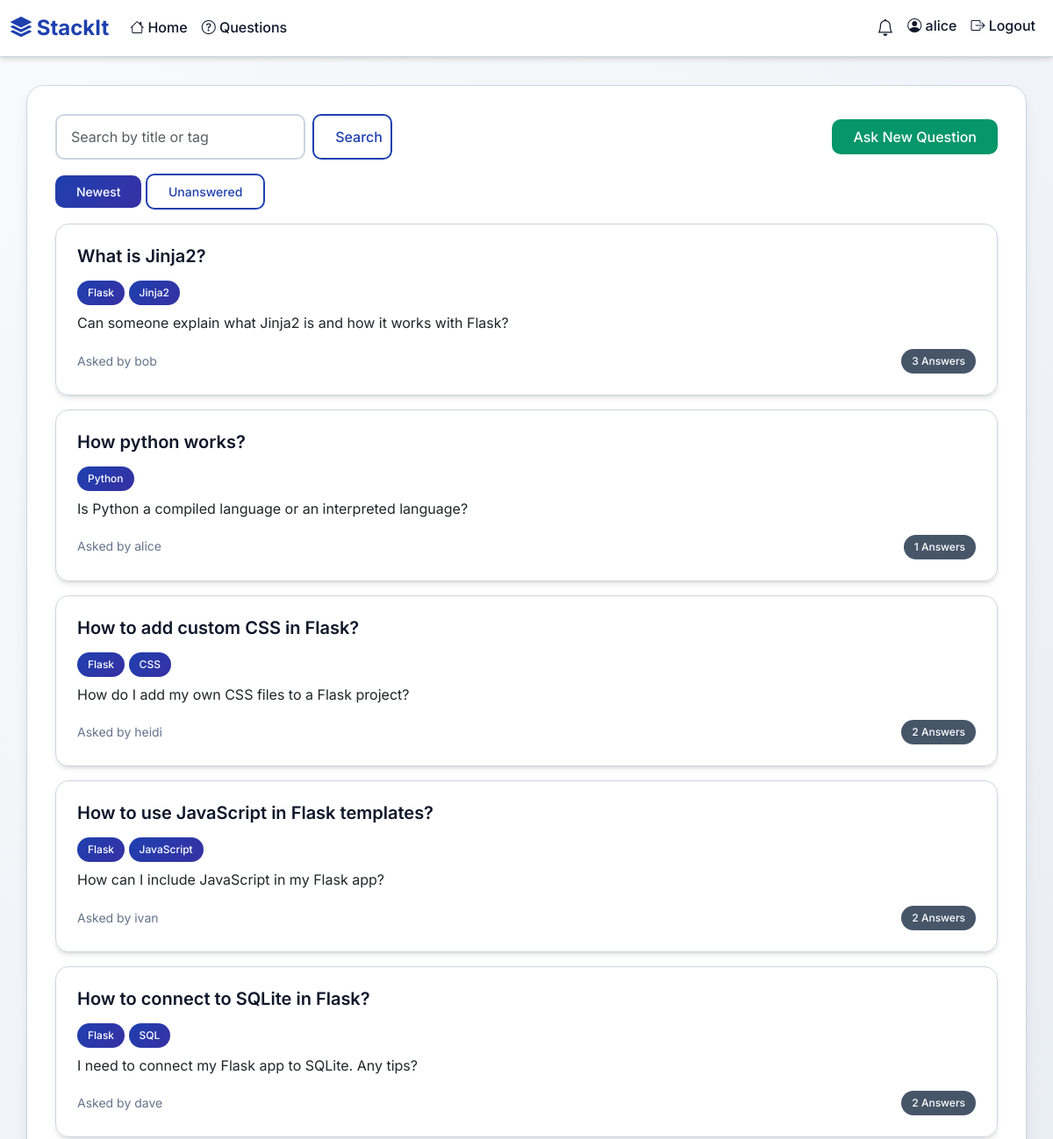
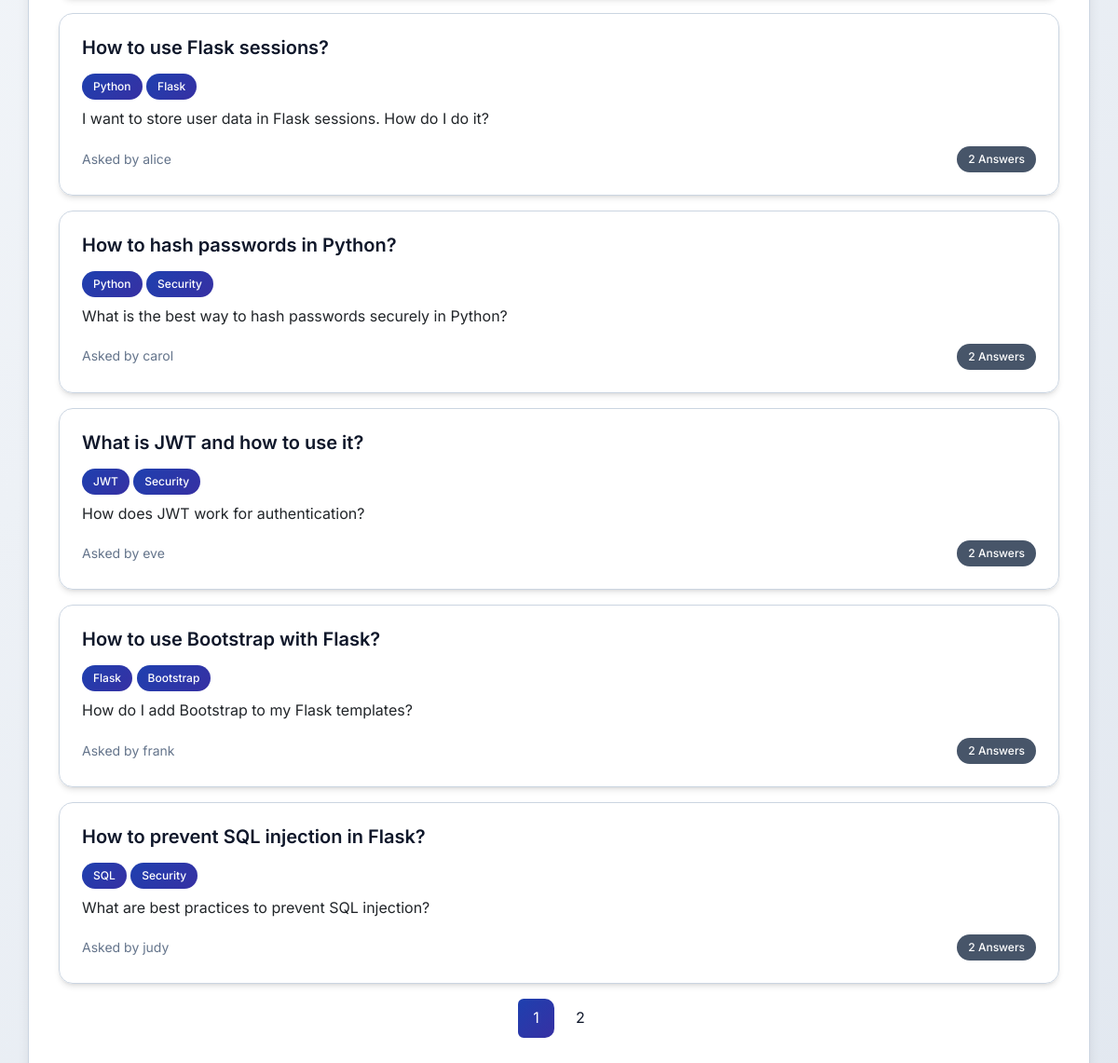
Page /questions (signed in) on the committed database (2 pictures, top to bottom).
### tables this page shows
CREATE TABLE users (
            id INTEGER PRIMARY KEY AUTOINCREMENT,
            username TEXT UNIQUE NOT NULL,
            email TEXT UNIQUE NOT NULL,
            password_hash TEXT NOT NULL,
            is_admin BOOLEAN DEFAULT 0,
            is_banned BOOLEAN DEFAULT 0,
            created_at TIMESTAMP DEFAULT CURRENT_TIMESTAMP
        , reputation INTEGER DEFAULT 0);

CREATE TABLE questions (
            id INTEGER PRIMARY KEY AUTOINCREMENT,
            title TEXT NOT NULL,
            body_html TEXT NOT NULL,
            user_id INTEGER NOT NULL,
            created_at TIMESTAMP DEFAULT CURRENT_TIMESTAMP,
            accepted_answer_id INTEGER,
            FOREIGN KEY (user_id) REFERENCES users (id)
        );

### app.py (the view)
@app.route('/questions')
def index():
    page = request.args.get('page', 1, type=int)
    per_page = 10
    offset = (page - 1) * per_page
    conn = get_db()
    filter_type = request.args.get('filter', 'newest')
    search_query = request.args.get('search', '')
    if filter_type == 'unanswered':
        base_query = '''
            SELECT q.*, u.username,
                   (SELECT COUNT(*) FROM answers WHERE question_id = q.id) as answer_count,
                   GROUP_CONCAT(t.name) as tags
            FROM questions q
            LEFT JOIN users u ON q.user_id = u.id
            LEFT JOIN question_tags qt ON q.id = qt.question_id
            LEFT JOIN tags t ON qt.tag_id = t.id
            WHERE q.id NOT IN (SELECT DISTINCT question_id FROM answers)
        '''
        if search_query:
            base_query += f" AND (q.title LIKE '%{search_query}%' OR t.name LIKE '%{search_query}%')"
    else:
        base_query = '''
            SELECT q.*, u.username,
                   (SELECT COUNT(*) FROM answers WHERE question_id = q.id) as answer_count,
                   GROUP_CONCAT(t.name) as tags
            FROM questions q
            LEFT JOIN users u ON q.user_id = u.id
            LEFT JOIN question_tags qt ON q.id = qt.question_id
            LEFT JOIN tags t ON qt.tag_id = t.id
        '''
        if search_query:
            base_query += f" WHERE (q.title LIKE '%{search_query}%' OR t.name LIKE '%{search_query}%')"
    base_query += " GROUP BY q.id"
    if filter_type == 'newest':
        base_query += " ORDER BY q.created_at DESC"
    elif filter_type == 'votes':
        base_query += " ORDER BY (SELECT COALESCE(SUM(v.value), 0) FROM votes v JOIN answers a ON v.answer_id = a.id WHERE a.question_id = q.id) DESC"
    base_query += f" LIMIT {per_page} OFFSET {offset}"
    questions = conn.execute(base_query).fetchall()
    if filter_type == 'unanswered':
        count_query = '''
            SELECT COUNT(DISTINCT q.id) as total
            FROM questions q
            LEFT JOIN question_tags qt ON q.id = qt.question_id
            LEFT JOIN tags t ON qt.tag_id = t.id
            WHERE q.id NOT IN (SELECT DISTINCT question_id FROM answers)
        '''
        if search_query:
            count_query += f" AND (q.title LIKE '%{search_query}%' OR t.name LIKE '%{search_query}%')"
    else:
        count_query = '''
            SELECT COUNT(DISTINCT q.id) as total
            FROM questions q
            LEFT JOIN question_tags qt ON q.id = qt.question_id
            LEFT JOIN tags t ON qt.tag_id = t.id
        '''
        if search_query:
            count_query += f" WHERE (q.title LIKE '%{search_query}%' OR t.name LIKE '%{search_query}%')"
    total = conn.execute(count_query).fetchone()['total']
    conn.close()
    total_pages = (total + per_page - 1) // per_page
    return render_template('index.html',
                         questions=questions,
                         page=page,
                         total_pages=total_pages,
                         filter_type=filter_type,
                         search_query=search_query)

### app.py (called while the page is built)
def get_db():
    conn = sqlite3.connect('database.db')
    conn.row_factory = sqlite3.Row
    return conn

@login_manager.user_loader
def load_user(user_id):
    conn = get_db()
    user_data = conn.execute('SELECT * FROM users WHERE id = ?', (user_id,)).fetchone()
    conn.close()
    if user_data:
        return User(user_data)
    return None

    @property
    def is_active(self):
        return not self.is_banned

### templates/index.html (shortened to what this page needs)
{% extends 'base.html' %}
{% block content %}
<div class="d-flex justify-content-between align-items-center mb-3">
  <form class="d-flex" method="get" action="{{ url_for('index') }}">
    <input class="form-control me-2" type="search" name="search" placeholder="Search by title or tag" value="{{ search_query }}">
    <button class="btn btn-outline-primary" type="submit">Search</button>
  </form>
  {% if current_user.is_authenticated %}
    <a href="{{ url_for('ask') }}" class="btn btn-success">Ask New Question</a>
  {% endif %}
</div>
<div class="mb-3">
  <a href="{{ url_for('index', filter='newest') }}" class="btn btn-sm {% if filter_type=='newest' %}btn-primary{% else %}btn-outline-primary{% endif %}">Newest</a>
  <a href="{{ url_for('index', filter='unanswered') }}" class="btn btn-sm {% if filter_type=='unanswered' %}btn-primary{% else %}btn-outline-primary{% endif %}">Unanswered</a>
</div>
{% for q in questions %}
  <div class="card mb-3">
    <div class="card-body">
      <h5 class="card-title"><a href="{{ url_for('question', question_id=q.id) }}">{{ q.title }}</a></h5>
      <div class="mb-2">
        {% if q.tags %}
          {% for tag in q.tags.split(',') %}
            <span class="badge bg-info text-dark">{{ tag }}</span>
          {% endfor %}
        {% endif %}
      </div>
      <p class="card-text">{{ q.body_html|striptags|truncate(120) }}</p>
      <div class="d-flex justify-content-between align-items-center">
        <small class="text-muted">Asked by {{ q.username }}</small>
        <span class="badge bg-secondary">{{ q.answer_count }} Answers</span>
      </div>
    </div>
  </div>
{% else %}
  <div class="alert alert-info">No questions found.</div>
{% endfor %}
<nav aria-label="Page navigation">
  <ul class="pagination justify-content-center">
    {% for p in range(1, total_pages+1) %}
      <li class="page-item {% if p == page %}active{% endif %}"><a class="page-link" href="{{ url_for('index', page=p, filter=filter_type, search=search_query) }}">{{ p }}</a></li>
    {% endfor %}
  </ul>
</nav>
{% endblock %}

### templates/base.html (shortened to what this page needs)
<!DOCTYPE html>
<html lang="en">
<head>
    <link rel="stylesheet" href="https://cdn.jsdelivr.net/npm/bootstrap@5.3.0/dist/css/bootstrap.min.css">
    <link rel="stylesheet" href="https://cdn.jsdelivr.net/npm/bootstrap-icons@1.10.0/font/bootstrap-icons.css">
    <link rel="stylesheet" href="{{ url_for('static', filename='css/style.css') }}">
    <link href="https://cdn.quilljs.com/1.3.6/quill.snow.css" rel="stylesheet">
</head>
<body>
<nav class="navbar navbar-expand-lg navbar-light bg-light mb-4">
  <div class="container-fluid">
    <a class="navbar-brand" href="{{ url_for('landing') }}">
      <i class="bi bi-stack"></i> StackIt
    </a>
    <div class="collapse navbar-collapse" id="navbarNav">
      <ul class="navbar-nav me-auto mb-2 mb-lg-0">
        <li class="nav-item">
          <a class="nav-link" href="{{ url_for('landing') }}">
            <i class="bi bi-house"></i> Home
          </a>
        </li>
        <li class="nav-item">
          <a class="nav-link" href="{{ url_for('index') }}">
            <i class="bi bi-question-circle"></i> Questions
          </a>
        </li>
      </ul>
      <ul class="navbar-nav ms-auto">
        {% if current_user.is_authenticated %}
        <li class="nav-item">
          <a class="nav-link position-relative" href="#" id="notificationBell">
            <i class="bi bi-bell"></i>
          </a>
        </li>
        <li class="nav-item">
          <span class="nav-link">
            <i class="bi bi-person-circle"></i> {{ current_user.username }}
          </span>
        </li>
        <li class="nav-item">
          <a class="nav-link" href="{{ url_for('logout') }}">
            <i class="bi bi-box-arrow-right"></i> Logout
          </a>
        </li>
        {% endif %}
      </ul>
    </div>
  </div>
</nav>
<div class="container">
    {% block content %}{% endblock %}
</div>
</body>
</html>

### static/css/style.css (style rules this page uses)
:root { --primary-color: #1e40af; --primary-dark: #1e3a8a; --secondary-color: #475569; --success-color: #059669; --danger-color: #dc2626; --warning-color: #d97706; --info-color: #0891b2; --light-bg: #ffffff; --dark-bg: #0f172a; --border-color: #cbd5e1; --text-primary: #0f172a; --text-secondary: #475569; --text-muted: #64748b; --shadow-sm: 0 1px 2px 0 rgb(0 0 0 / 0.05); --shadow-md: 0 4px 6px -1px rgb(0 0 0 / 0.1), 0 2px 4px -2px rgb(0 0 0 / 0.1); --shadow-lg: 0 10px 15px -3px rgb(0 0 0 / 0.1), 0 4px 6px -4px rgb(0 0 0 / 0.1); --gradient-primary: linear-gradient(135deg, #1e40af 0%, #3730a3 100%); --gradient-secondary: linear-gradient(135deg, #059669 0%, #047857 100%); }
* { box-sizing: border-box; }
body { font-family: 'Inter', -apple-system, BlinkMacSystemFont, 'Segoe UI', Roboto, sans-serif; background: linear-gradient(135deg, #f8fafc 0%, #e2e8f0 100%); min-height: 100vh; color: var(--text-primary); line-height: 1.6; }
.navbar { background: rgba(255, 255, 255, 0.98) !important; backdrop-filter: blur(10px); border-bottom: 1px solid var(--border-color); box-shadow: var(--shadow-md); transition: all 0.3s ease; }
.navbar-brand { font-weight: 700; font-size: 1.5rem; color: var(--primary-color); }
.navbar-nav .nav-link { font-weight: 500; color: var(--text-primary) !important; transition: all 0.3s ease; position: relative; }
.navbar-nav .nav-link::after { content: ''; position: absolute; bottom: 0; left: 50%; width: 0; height: 2px; background: var(--gradient-primary); transition: all 0.3s ease; transform: translateX(-50%); }
.container { background: rgba(255, 255, 255, 0.98); backdrop-filter: blur(10px); border-radius: 20px; box-shadow: var(--shadow-lg); padding: 2rem; margin-top: 2rem; margin-bottom: 2rem; border: 1px solid var(--border-color); }
.card { border: 1px solid var(--border-color); border-radius: 15px; box-shadow: var(--shadow-md); transition: all 0.3s ease; background: rgba(255, 255, 255, 0.98); backdrop-filter: blur(10px); }
.card-body { padding: 1.5rem; }
.card-title { font-weight: 600; color: var(--text-primary); margin-bottom: 1rem; }
.card-title a { color: var(--text-primary); text-decoration: none; transition: color 0.3s ease; }
.badge { font-weight: 500; padding: 0.5rem 0.75rem; border-radius: 20px; font-size: 0.75rem; transition: all 0.3s ease; }
.bg-info { background: var(--gradient-primary) !important; color: white !important; }
.bg-secondary { background: var(--secondary-color) !important; }
.btn { border-radius: 10px; font-weight: 500; padding: 0.5rem 1.5rem; transition: all 0.3s ease; border: none; position: relative; overflow: hidden; }
.btn::before { content: ''; position: absolute; top: 0; left: -100%; width: 100%; height: 100%; background: linear-gradient(90deg, transparent, rgba(255, 255, 255, 0.2), transparent); transition: left 0.5s; }
.btn-primary { background: var(--gradient-primary); color: white; }
.btn-success { background: var(--success-color); color: white; }
.btn-outline-primary { border: 2px solid var(--primary-color); color: var(--primary-color); background: transparent; }
.form-control { border-radius: 10px; border: 2px solid var(--border-color); padding: 0.75rem 1rem; transition: all 0.3s ease; background: rgba(255, 255, 255, 0.98); color: var(--text-primary); }
.pagination { gap: 0.5rem; }
.page-link { border-radius: 10px; border: none; padding: 0.5rem 1rem; color: var(--text-primary); background: rgba(255, 255, 255, 0.9); transition: all 0.3s ease; }
.page-item.active .page-link { background: var(--gradient-primary); color: white; border: none; }
#notificationBell { position: relative; font-size: 1.2rem; color: var(--text-primary); transition: all 0.3s ease; }
* { transition: all 0.3s ease; }
.text-muted { color: var(--text-muted) !important; }

### rows in the picture
users: username "alice"
questions: title "What is Jinja2?", tag "Flask" "Jinja2", body_html "Can someone explain what Jinja2 is and how it works with Flask?", username "bob", answer_count "3"
questions: title "How python works?", tag "Python", body_html "Is Python a compiled language or an interpreted language?", username "alice", answer_count "1"
questions: title "How to add custom CSS in Flask?", tag "Flask" "CSS", body_html "How do I add my own CSS files to a Flask project?", username "heidi", answer_count "2"
questions: title "How to use JavaScript in Flask templates?", tag "Flask" "JavaScript", body_html "How can I include JavaScript in my Flask app?", username "ivan", answer_count "2"
questions: title "How to connect to SQLite in Flask?", tag "Flask" "SQL", body_html "I need to connect my Flask app to SQLite. Any tips?", username "dave", answer_count "2"
questions: title "How to use Flask sessions?", tag "Python" "Flask", body_html "I want to store user data in Flask sessions. How do I do it?", username "alice", answer_count "2"
questions: title "How to hash passwords in Python?", tag "Python" "Security", body_html "What is the best way to hash passwords securely in Python?", username "carol", answer_count "2"
questions: title "What is JWT and how to use it?", tag "JWT" "Security", body_html "How does JWT work for authentication?", username "eve", answer_count "2"
questions: title "How to use Bootstrap with Flask?", tag "Flask" "Bootstrap", body_html "How do I add Bootstrap to my Flask templates?", username "frank", answer_count "2"
questions: title "How to prevent SQL injection in Flask?", tag "SQL" "Security", body_html "What are best practices to prevent SQL injection?", username "judy", answer_count "2"

### other values in the picture
{{ p }} "1" "2"
